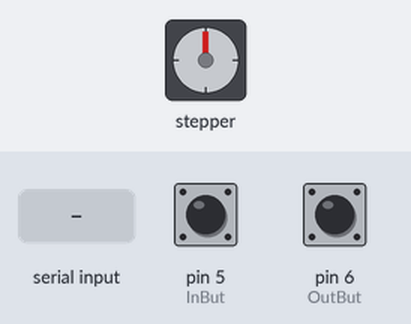
Simulated run of this sketch. Board: Arduino Nano, built with avr-gcc and run on an emulated ATmega328P. On the bench: stepper motor. Inputs (shaded band) come from the test bench; at power-on: pin 5 (InBut) HIGH, pin 6 (OutBut) HIGH. Stepper angles assume 4096 steps per turn; what the sketch prints to the serial monitor is not drawn.

Above: at 1.2 s.
1.3 s: pin 5 (InBut) pulled LOW for 0.15 s
At 2.2 s:
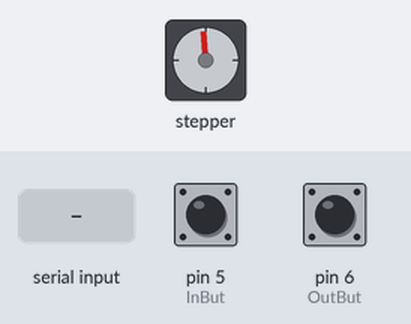
3.2 s: "g" received over Serial
At 5.76 s:
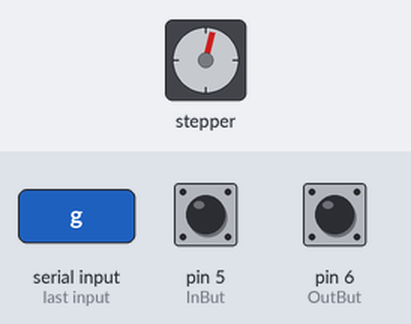
9.2 s: "s" received over Serial
At 9.2 s:
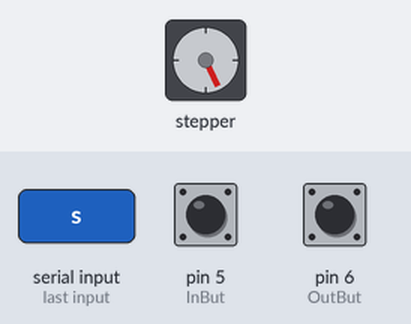
10.7 s: pin 6 (OutBut) pulled LOW for 0.15 s
At 13.4 s:
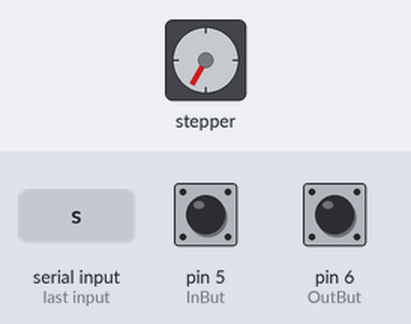
Timing chart, 0 to 17.7 s (numbered marks = the images above; inputs shaded):
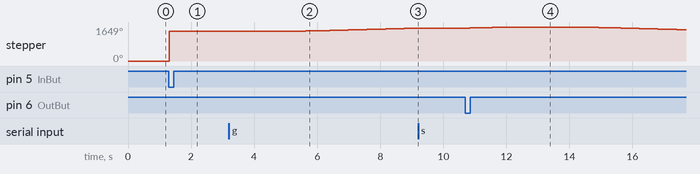

The sketch:

Another-Arduino-Focuser.ino
```cpp
// Another Arduino Focuser using JMI Smart Focuser Emulation

/*
This program is free software: you can redistribute it and/or modify
it under the terms of the GNU General Public License as published by
the Free Software Foundation, either version 3 of the License, or
(at your option) any later version.

This program is distributed in the hope that it will be useful,
but WITHOUT ANY WARRANTY; without even the implied warranty of
MERCHANTABILITY or FITNESS FOR A PARTICULAR PURPOSE.  See the
GNU General Public License for more details.

You should have received a copy of the GNU General Public License
along with this program.  If not, see <https://www.gnu.org/licenses/>.


(Arduino Nano - Atmega 328P)
*/


#include <Wire.h>
#include <AccelStepper.h>

/*

Variables for eeprom
EEpromPOS - stored position
EEMaxSpeed - Max Acc stepper speed
EEMotorRev - motor reverse (using define statement currently)
EEMovIn  -  Move In stepper count (for manual movement?)
EEMovOut -  Move Out stepper count (for manual movement?)


Enhancements
    eeprom storage for  above variables
    simple menu display
    lcd display (smaller display)
    Buttons -   IN, OUT  (Select, Next - for menus) -or- encoder
    LCD back light control
    U8G display control, on/off

    reset - restore defaults

*/

// Uncomment out below if you want either option (one or the other)
//#define LCD_DISPLAY             // Sets up compile options
//#define U8G_DISPLAY

#define VERSION  "0.75"   	// version string

// stepper setup
#define REVMOTOR          	// reverse motor movement
//#define HALFSTEP 4		// FULL4WIRE
#define HALFSTEP 8		// HALF4WIRE  (faster)
#define motorPin8   8		// IN1 on the ULN2003 driver 2
#define motorPin9   9		// IN2 on the ULN2003 driver 2
#define motorPin10  10		// IN3 on the ULN2003 driver 2
#define motorPin11  11		// IN4 on the ULN2003 driver 2
#define  STEPPER_MAX 32768	// max stepper count

// for remote manual push button
#define InBut   5         // Digital pin 5
#define OutBut  6         // Digital pin 6

// define step count for manual push button
#define MButStep 2

// variables
int incomingByte = 0;   // for incoming serial data
int pos_lo=0;
int pos_hi=0;
byte pos_buf[4];
byte SByte;
boolean step_status=0;
int movStatus=0;
int pos_mult=20;			// position mulipler (20 works well)
int max_pos=(STEPPER_MAX/pos_mult);	// calulate max_pos based upon stepper max and pos_multiplier
int servo_pos;				// Servo Position
int EEpromPOS=max_pos/2;		// half of max
int posval=EEpromPOS;			// default posval
int goto_loc=posval;

// display setup
#ifdef U8G_DISPLAY
  #include "U8glib.h"
  U8GLIB_SH1106_128X64 u8g(U8G_I2C_OPT_NONE);
#endif

#ifdef LCD_DISPLAY
  #include <LiquidCrystal_I2C.h>
  LiquidCrystal_I2C lcd(0x27,20,4);  // set LCD address to 0x27 for a 16 chars and 4 line display
#endif


// Define a stepper and the pins it will use
//AccelStepper stepper; // Defaults to AccelStepper::FULL4WIRE (4 pins) on 2, 3, 4, 5

#ifdef REVMOTOR
  // reversed
  AccelStepper stepper(HALFSTEP, motorPin9, motorPin11, motorPin8, motorPin10);
#else
  // non-reversed
  AccelStepper stepper(HALFSTEP, motorPin8, motorPin10, motorPin9, motorPin11);
#endif

// version
char Version[6]=VERSION;

void setup() {

  // pin defs
  pinMode(InBut,INPUT_PULLUP);
  pinMode(OutBut,INPUT_PULLUP);

// Splash Screens
#ifdef LCD_DISPLAY
  lcd.init();     // initial lcd display
  // Display Splash
  lcd.noAutoscroll();
  lcd.backlight();
  lcd.setBacklight(2);
  lcd.clear();
  lcd.setCursor(0,0);
  lcd.print("Focuser, Version: ");
  lcd.setCursor(2,1);
  lcd.print (VERSION);
  lcd.setCursor(6,2);
  lcd.print ("by W0ANM");
  lcd.setCursor(0,3);
  lcd.print("Initializing....");
  delay(2000);
  lcd.clear();
#endif

#ifdef U8G_DISPLAY
  u8g.firstPage();
  do {
       u8g.setFont(u8g_font_7x13);
       //u8g.drawStr(x,y,"<string>");
       //where x is starting pix (width) and y is starting pix (Height)

       u8g.drawStr(0,20,"Focuser Version ");
       u8g.drawStr(0,30,Version);
       u8g.drawStr(0,40,"by W0ANM ");
  } while(u8g.nextPage() );

  delay(2000);

#endif

  // stepper init
  //stepper.setMaxSpeed(400.0);
  //stepper.setAcceleration(100.0);
  stepper.setMaxSpeed(500.0);
  stepper.setAcceleration(200.0);
  stepper.setCurrentPosition(EEpromPOS*pos_mult);

  Serial.begin(9600);     // opens serial port, sets data rate to 9600 bps

#ifdef LCD_DISPLAY
  displayStatus();
#endif

#ifdef U8G_DISPLAY
  ledDisplayStatus();
#endif

}

void loop() {

  byte buf[2];
  byte serbuf[2];
  buf[0]=81;
  buf[1]=82;

  // Check for Manual IN/OUT Focus
  if (digitalRead(InBut) == 0 ) {
     //move focuser IN
     goto_loc=posval-MButStep;
     // non-blocking
     servo_pos=goto_loc*20;
     stepper.moveTo((servo_pos)); //cjk
     //stepper.setSpeed(200);  //screws up speed.
     step_status=1;                     // set status 1=running, 0=done
  }

  if (digitalRead(OutBut) == 0) {
     //move focuser OUT
     goto_loc=posval+MButStep;
     // non-blocking
     servo_pos=goto_loc*pos_mult;
     stepper.moveTo((servo_pos)); //cjk
     //stepper.setSpeed(200);  //screws up speed.
     step_status=1;                     // set status 1=running, 0=done
  }

  // send data only when you receive data:
  if (Serial.available() > 0) {
     // read the incoming byte:
     incomingByte = Serial.read();

     switch(incomingByte) {
     case 'b':                                // Read Device identify
       // send 'b', then 'j'
       buf[0]=0x62;        //'b'
       buf[1]=0x6a;        //'j'
       Serial.write(buf, sizeof(buf));
       break;

     case 'p':                                // Read Position Register
       pos_buf[0] = posval & 255;
       pos_buf[1] = (posval >> 8)  & 255;
       Serial.write('p');
       Serial.write(pos_buf[1]);
       Serial.write(pos_buf[0]);
       break;


     case 't':                                // Read Device Status register
       Serial.write('t');
       SByte=0;
       Serial.write(SByte);                     // return status byte
       break;

     case 'i':                                // Move IN Command (slow speed)
       // not used in ekos, not completed
       // after focus controller receives byte, it will start the motor and then
       // look for encoder changes.  When motion is detected, the command is echoed back.
       // if fails to move, then returns 'r'
       Serial.write('i');
       posval=posval+1;
       break;

     case 'o':                                // Move OUT Command (slow speed)
       // not used in ekos, not completed
       // after focus controller receives byte, it will start the motor and then
       // look for encoder changes.  When motion is detected, the command is echoed back.
       // if failes to move, then returns 'r'
       Serial.write('o');
       posval=posval-1;
       break;

     case 's':                                // stop focuser, abort
       stepper.stop();
       turnmotoroff();
       step_status=0;
       movStatus=2;

#ifdef U8G_DISPLAY
       ledDisplayStatus();
#endif

#ifdef LCD_DISPLAY
       lcd.setCursor(8,0);
       lcd.print("ABORTED");
#endif
       Serial.write('s');
       break;

     case 'g':                               //Goto Specified Position
       // read next two bytes
       Serial.readBytes(serbuf,2);
       pos_hi=serbuf[0];
       pos_lo=serbuf[1];
       Serial.write('g');
       // 2 bytes to integer value
       goto_loc=BitShiftCombine(pos_hi, pos_lo);
       if (goto_loc > max_pos) {
          goto_loc=max_pos-10;
       }

#ifdef LCD_DISPLAY
       displayStatus();
#endif

#ifdef U8G_DISPLAY
       movStatus=1;
       ledDisplayStatus();
#endif

       // non-blocking
       servo_pos=goto_loc*pos_mult;
       stepper.moveTo(servo_pos);
       //stepper.setSpeed(200);  //screws up speed.
       step_status=1;                     // set status 1=running, 0=done
       break;
     }
  }

   // starts stepper movement from 'g' to goto_loc specified
  if (step_status == 1) {
     servo_pos=goto_loc*pos_mult;
     if (stepper.currentPosition() != servo_pos) {
       stepper.run();

#ifdef LCD_DISPLAY
       lcd.setCursor(8,0);
       lcd.print("MOVING ");
#endif

     }
     else {
       turnmotoroff();
       posval=goto_loc;

#ifdef LCD_DISPLAY
       lcd.setCursor(8,0);
       lcd.print("STOPPED");
       // update location
       lcd.setCursor(7,2);
       lcd.print(posval,DEC);
#endif


#ifdef U8G_DISPLAY
       movStatus=0;
       ledDisplayStatus();
#endif

       // send 'c' to complete, an 'r' if moter fails
       // 'r' not implemented, no easy way to check
       Serial.write('c');
       step_status=0; // not running-- done
     }
  }
}

//   two byte to interger conversion
int BitShiftCombine( unsigned char x_high, unsigned char x_low)
{
  int combined;
  combined = x_high;              //send x_high to rightmost 8 bits
  combined = combined<<8;         //shift x_high over to leftmost 8 bits
  combined |= x_low;              //logical OR keeps x_high intact in combined and fills
                                  //in rightmost 8 bits
  return combined;
}


#ifdef LCD_DISPLAY
void displayStatus() {
  lcd.clear();
  lcd.setCursor(0,0);
  lcd.print("Status:");
  lcd.setCursor(0,1);
  lcd.print("GoPosI:");
  lcd.setCursor(7,1);
  lcd.print(goto_loc,DEC);
  lcd.setCursor(0,2);
  lcd.print("CuPosI:");
  lcd.setCursor(7,2);
  lcd.print(posval,DEC);
  lcd.setCursor(0,3);
  lcd.print("SByte:");
  lcd.setCursor(6,3);
  lcd.print(SByte,HEX);
}
#endif

void turnmotoroff() {
  digitalWrite(motorPin8,LOW);
  digitalWrite(motorPin9,LOW);
  digitalWrite(motorPin10,LOW);
  digitalWrite(motorPin11,LOW);
}


#ifdef U8G_DISPLAY
void ledDisplayStatus () {

  char goto_locC[6];
  char posvalC[6];


  dtostrf(goto_loc,5,0,goto_locC);
  dtostrf(posval,5,0,posvalC);

  u8g.firstPage();
  do {
       u8g.setFont(u8g_font_7x13);

       //u8g.drawStr(x,y,"<string>");
       //where x is starting pix (width) and y is starting pix (Height)

       u8g.drawStr(0,30,"Status: ");
       if ( movStatus == 0 ) {
          u8g.drawStr(54,30,"STOPPED");
       }
       if ( movStatus == 1 ) {
          u8g.drawStr(54,30,"MOVING");
       }
       if ( movStatus == 2 ) {
          u8g.drawStr(54,30,"ABORTED");
       }

       u8g.drawStr(0,40,"GoPosI: ");
       u8g.drawStr(74,40,goto_locC);

       u8g.drawStr(0,50,"CuPosI: ");
       u8g.drawStr(74,50,posvalC);
  } while(u8g.nextPage() );
}
#endif
```

Measured:
- after the input at 1.3 s, stepper: turns 1439° clockwise in 0.00 s, then 3° counter-clockwise in 0.31 s
- after the input at 3.2 s, stepper: keeps turning clockwise at about 33°/s, starting after 1.2 s
- after the input at 9.2 s, stepper: stops changing and stays 1594°
- after the input at 10.7 s, stepper: turns 55° clockwise in 2.3 s, then 133° counter-clockwise in 4.1 s
